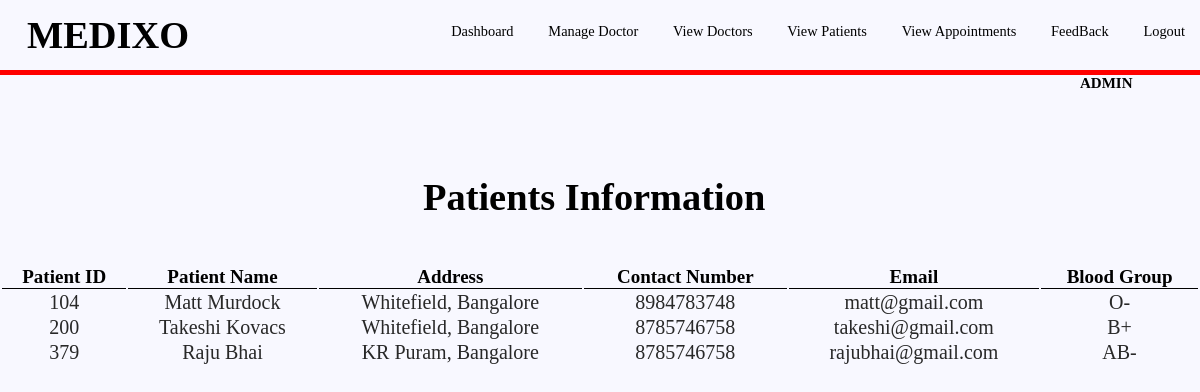
Page /presentaionlayer/admin/viewpatients.php on the committed database.
### tables this page shows
CREATE TABLE `patients` (
  `UserID` int(11) NOT NULL,
  `Name` varchar(255) NOT NULL,
  `Address` varchar(255) NOT NULL,
  `ContactNumber` varchar(40) NOT NULL,
  `Email` varchar(255) NOT NULL,
  `Password` varchar(255) NOT NULL,
  `Bloodtype` varchar(10) NOT NULL
);

### presentaionlayer/admin/viewpatients.php (the view, shortened to what this page needs)
<?php include '../../datalayer/bookserver.php'; ?>
<!DOCTYPE html>
<html>
<head>
	<link rel="stylesheet"  href="style5555ad.css">
</head>
<header>
	<h1>MEDIXO</h1>
		<nav>
		<ul>
		<li><a href="home.php">Dashboard</a></li>
			<li><a href="index3.php">Manage Doctor</a></li>
			<li><a href="viewdoctor.php">View Doctors</a></li>
			<li><a href=" viewpatients.php">View Patients</a></li>
			<li><a href="viewappointments.php">View Appointments</a></li>
						<li><a href="feedback.php">FeedBack</a></li>
			<li><a href="../../applicationlayer/Doctorpatient.php">Logout</a></li>
		</ul>
	</nav>
</header>
<body>
	<h2 style="font-size: 15px;font-style: 'Times New Roman';margin-left: 90%">ADMIN</h2>
	<h1 style="margin-left:35% ;margin-top:80px"   class="asd">Patients Information</h1>
	<br>
	<table class="table4">
		<tr>
		<th>Patient ID</th>
		<th>Patient Name</th>
		<th>Address</th>
		<th>Contact Number</th>
		<th>Email</th>
		<th>Blood Group</th>
		</tr>
		<?php $sql3="SELECT  * FROM  patients " ;
		$result3=$mysqli->query($sql3);
		if(mysqli_num_rows($result3)>=1){
			while ($row3=$result3->fetch_assoc()) {
				echo "<tr><td>".$row3["UserID"]."</td><td>".$row3["Name"]."</td><td>".$row3["Address"]."</td><td>".$row3["ContactNumber"]."</td><td>".$row3['Email']."</td><td>".$row3['Bloodtype']."</td></tr>";
			}
			echo "</table";
		}
		?>
	</table>
</body>
</html>

### presentaionlayer/admin/style5555ad.css (style rules this page uses)
body,html { margin: 0; padding: 0; background-color: #F8F8FF; }
header { width: 100%; height: 70px; background-color: #F8F8FF; border: 5px solid red; border-top:none; border-right: none; border-left: none; border-radius: 0px 0px 0px 0px ; }
h1 { position: absolute; padding: 3px; float: left; margin-left: 2%; margin-top: 10px; font-family: 'Georgia',cursive; color: black; }
ul { width: auto; float: right; margin-top: 8px; }
li { display: inline-block; padding: 15px 15px; }
a { text-align: center; color: black; text-decoration: none; font-family: 'Rockwell',cursive; font-size: 1.2vw; }
h2 { text-align: left; font-family: 'Georgia'; font-size: 20px; }
* { margin: 0px; padding: 0px; }
body { font-size: 120%; background: #F8F8FF; }
.table4 { width: 100%; color: #282828; font-family: 'Times New Roman'; font-size: 20px; text-align: center; margin-top:150px; padding: 0; }
th { background-color: #F8F8FF; color: black; width: auto; border:1px solid black; border-right: none; border-left: none; border-top: none; font-family: 'Times New Roman'; font-size: 19px; border-radius: 0px 0px 0px 0px ; }
tr:nth-child(even) { background-color: #F8F8FF; width: auto; }

### rows in the picture
patients: UserID "104", Name "Matt Murdock", Address "Whitefield, Bangalore", ContactNumber "8984783748", Email "matt@gmail.com", Bloodtype "O-"
patients: UserID "200", Name "Takeshi Kovacs", Address "Whitefield, Bangalore", ContactNumber "8785746758", Email "takeshi@gmail.com", Bloodtype "B+"
patients: UserID "379", Name "Raju Bhai", Address "KR Puram, Bangalore", ContactNumber "8785746758", Email "rajubhai@gmail.com", Bloodtype "AB-"
